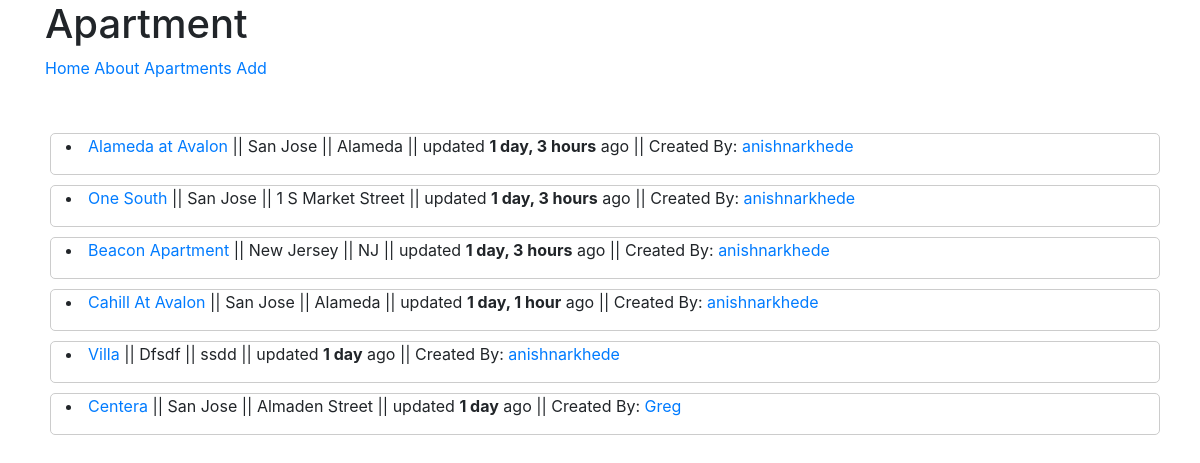
The app's page /apartments/, older data.
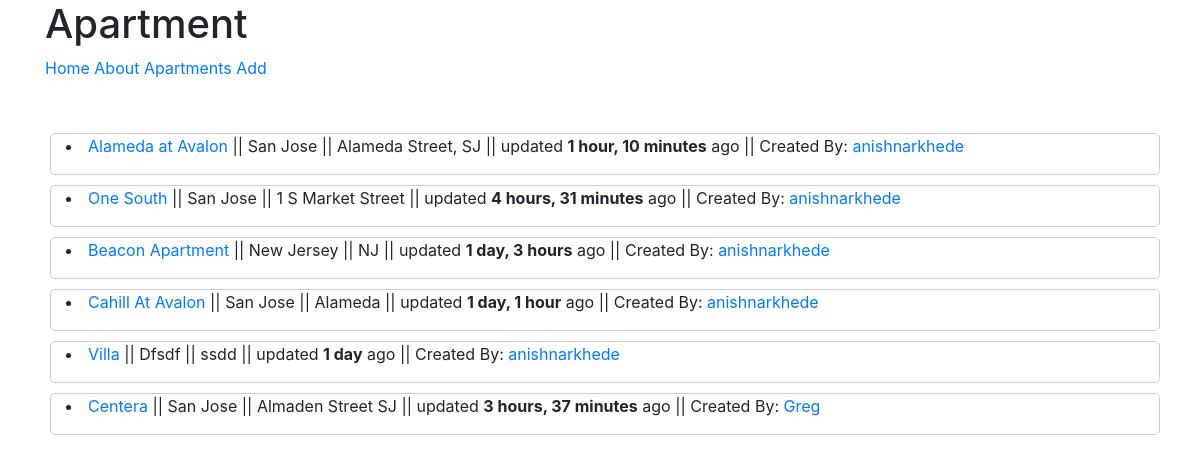
The same page, newer data.
### apt/models.py (models this page shows, shortened)
class apartment(models.Model):
    owner = models.ForeignKey(User)
    apt_id = models.AutoField(primary_key=True)
    name = models.CharField(max_length=50)
    city = models.CharField(max_length=30)
    address = models.CharField(max_length=120)
    rating = models.IntegerField(validators=[MinValueValidator(0),
                                       MaxValueValidator(5)])
    capacity = models.IntegerField(validators=[MinValueValidator(2),
                                              MaxValueValidator(7)])
    amenities = models.CharField(max_length=500)
    lat = models.FloatField(default=0)
    long = models.FloatField(default=0)
    timestamp = models.DateTimeField(auto_now_add=True)
    updated = models.DateTimeField(auto_now=True)
    slug = models.SlugField(null=True,blank=True)
    def get_absolute_url(self):
        return reverse('apartment-detail',kwargs={'slug':self.slug})

### apt/views.py (the view)
# urls.py: url(r'^apartments/$',ApartmentView.as_view(),name='apartments'),
class ApartmentView(ListView):
    context_object_name = 'apartments_list'
    def get_queryset(self):
        queryset = apartment.objects.all()
        return queryset

### apt/templates/apt/apartment_list.html
{% extends "base.html" %}
{% load staticfiles %}
{%block content%}
<div class="container">
    {% for apt in apartments_list %}
    <div class="row">
        <div class="col-sm-12" style="border:1px solid #ccc; border-radius: 5px; margin : 5px 5px 5px 5px;">
    <li> <a href="{{ apt.get_absolute_url }}"> {{ apt.name }} </a>|| {{ apt.city }} || {{ apt.address }} || updated <strong>{{ apt.updated|timesince }}</strong> ago
           <br<p> || Created By: <a href="/profiles/{{ apt.owner }}">{{ apt.owner }}</a></p></li>
        </div>
        </div>
    {% endfor %}
</div>
{%endblock%}

Row changes from the older to the newer data that the page shows:
changed apartment "Alameda at Avalon": address "Alameda" → "Alameda Street, SJ"; updated "1 day, 3 hours" → "1 hour, 10 minutes"
changed apartment "One South": updated "1 day, 3 hours" → "4 hours, 31 minutes"
changed apartment "Centera": address "Almaden Street" → "Almaden Street SJ"; updated "1 day" → "3 hours, 37 minutes"
